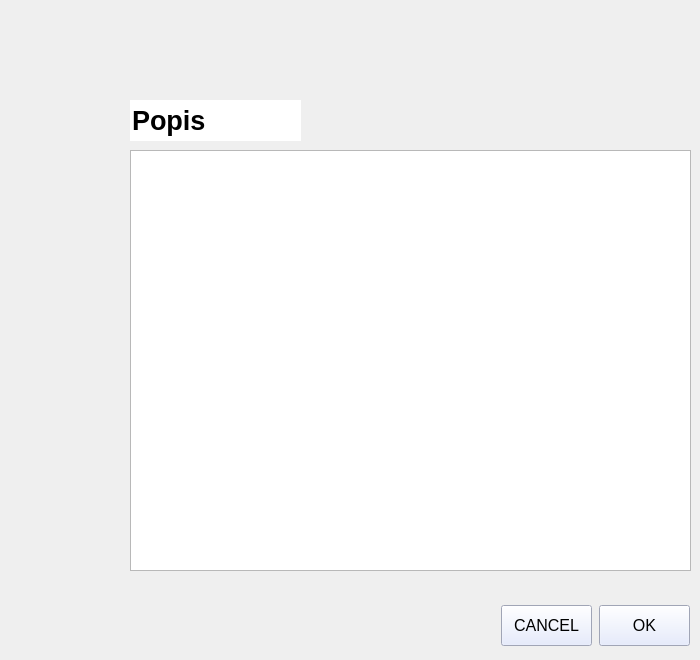
      <widget class="QWidget" name="page_5">
       <widget class="QPlainTextEdit" name="newDescEdit">
        <property name="geometry">
         <rect>
          <x>130</x>
          <y>150</y>
          <width>561</width>
          <height>421</height>
         </rect>
        </property>
       </widget>
       <widget class="QLineEdit" name="descTag">
        <property name="geometry">
         <rect>
          <x>130</x>
          <y>100</y>
          <width>171</width>
          <height>41</height>
         </rect>
        </property>
        <property name="font">
         <font>
          <pointsize>20</pointsize>
          <bold>true</bold>
         </font>
        </property>
        <property name="text">
         <string>Popis</string>
        </property>
        <property name="frame">
         <bool>false</bool>
        </property>
        <property name="readOnly">
         <bool>true</bool>
        </property>
       </widget>
       <widget class="QWidget" name="horizontalLayoutWidget_2">
        <property name="geometry">
         <rect>
          <x>500</x>
          <y>600</y>
          <width>191</width>
          <height>51</height>
         </rect>
        </property>
        <layout class="QHBoxLayout" name="horizontalLayout_2">
         <item>
          <widget class="QPushButton" name="cancelNewDescButton">
           <property name="maximumSize">
            <size>
             <width>91</width>
             <height>41</height>
            </size>
           </property>
           <property name="font">
            <font>
             <pointsize>12</pointsize>
            </font>
           </property>
           <property name="styleSheet">
            <string notr="true">background-color: rgb(224, 231, 255)</string>
           </property>
           <property name="text">
            <string>CANCEL</string>
           </property>
          </widget>
         </item>
         <item>
          <widget class="QPushButton" name="saveNewDescButton">
           <property name="maximumSize">
            <size>
             <width>91</width>
             <height>41</height>
            </size>
           </property>
           <property name="font">
            <font>
             <pointsize>12</pointsize>
            </font>
           </property>
           <property name="styleSheet">
            <string notr="true">background-color: rgb(224, 231, 255)</string>
           </property>
           <property name="text">
            <string>OK</string>
           </property>
          </widget>
         </item>
        </layout>
       </widget>
      </widget>
